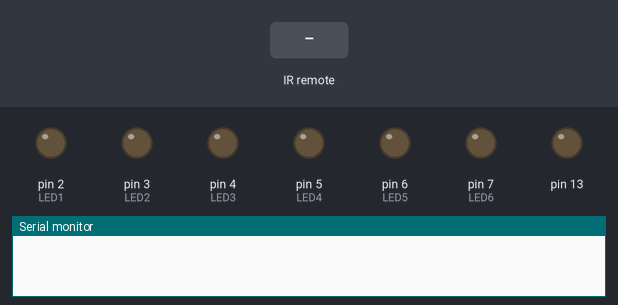
This sketch was run on a simulated Arduino Uno, built with avr-gcc and run on an emulated ATmega328P. On the bench: output pins drawn as LEDs (lit = HIGH), the last lines printed to the serial monitor. The inputs (shaded band) are chosen by the test bench.

Above: at 1.2 s.
1.3 s: infrared code 0x00FF6897 received
At 2.5 s:
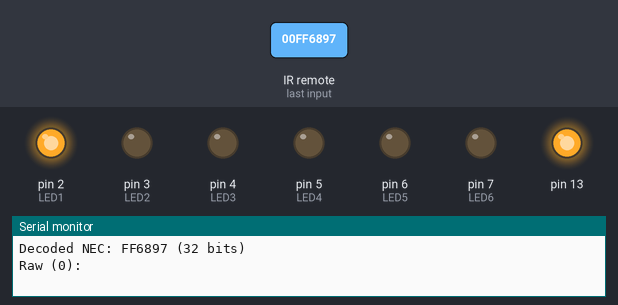
2.8 s: infrared code 0x00FF18E7 received
At 3.6 s:
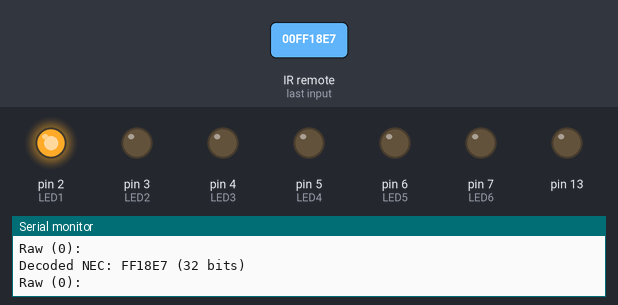
4.3 s: infrared code 0x00FF30CF received
At 4.8 s:
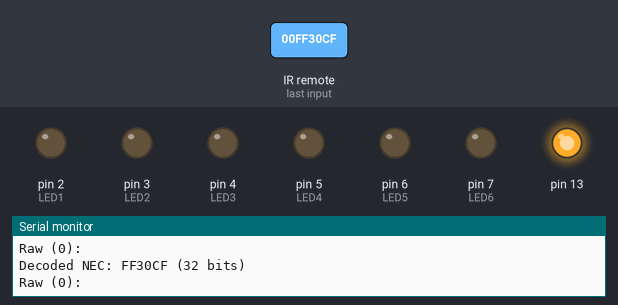
5.8 s: infrared code 0x00FFB04F received
At 7.0 s:
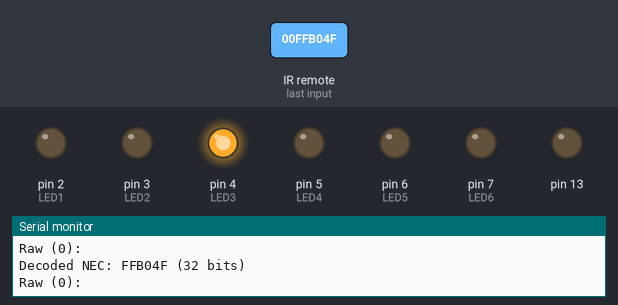
7.3 s: infrared code 0x00FF10EF received
At 8.3 s:
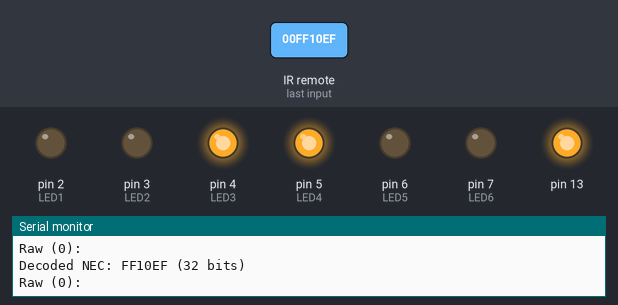
8.8 s: infrared code 0x00FF7A85 received
At 9.4 s:
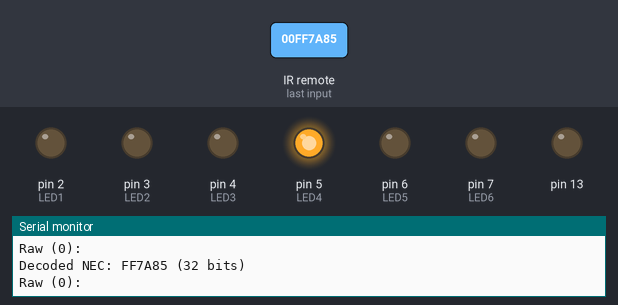
Timing chart, 0 to 11.3 s (numbered marks = the images above; inputs shaded):
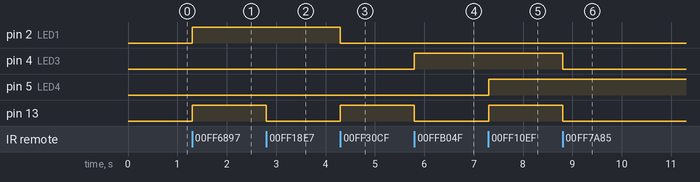

The sketch:

code19.ino
```cpp
#include <IRremote.h>//Include infrared Library
int RECV_PIN = 11;//declare port
int LED1 = 2;
int LED2 = 3;
int LED3 = 4;
int LED4 = 5;
int LED5 = 6;
int LED6 = 7;
long on1  = 0x00FF6897;//Code example, matching the corresponding sending data
long off1 = 0x00ff30CF;
long on2 = 0x00FF9867;
long off2 = 0x00FF18E7;
long on3 = 0x00FFB04F;
long off3 = 0x00FF7A85;
long on4 = 0x00FF10EF;
long off4 = 0x00FF42BD;
long on5 = 0x00FF38C7;
long off5 = 0x00FF4AB5;
long on6 = 0x00FF5AA5;
long off6 = 0x00FF52AD;
IRrecv irrecv(RECV_PIN);
decode_results results;//declare structural
// Dumps out the decode_results structure.
// Call this after IRrecv::decode()
// void * to work around compiler issue
//void dump(void *v) {
//  decode_results *results = (decode_results *)v
void dump(decode_results *results)
{
	int count = results->rawlen;
	if (results->decode_type == UNKNOWN)
	{
		Serial.println("Could not decode message");
	}
	else
	{
		if (results->decode_type == NEC)
		{
			Serial.print("Decoded NEC: ");
		}
		else if (results->decode_type == SONY)
				{
					Serial.print("Decoded SONY: ");
				}
				else if (results->decode_type == RC5)
						{
							Serial.print("Decoded RC5: ");
						}
						else if (results->decode_type == RC6)
								{
									Serial.print("Decoded RC6: ");
								}
		Serial.print(results->value, HEX);
		Serial.print(" (");
		Serial.print(results->bits, DEC);
		Serial.println(" bits)");
	}
		Serial.print("Raw (");
		Serial.print(count, DEC);
		Serial.print("): ");

	  	for (int i = 0; i < count; i++)
	     {
			if ((i % 2) == 1)
			{
				Serial.print(results->rawbuf[i]*USECPERTICK, DEC);
			}
			else
			{
				Serial.print(-(int)results->rawbuf[i]*USECPERTICK, DEC);
			}
			Serial.print(" ");
		}
		Serial.println("");
}

void setup()
{
	pinMode(RECV_PIN, INPUT);
	pinMode(LED1, OUTPUT);
	pinMode(LED2, OUTPUT);
	pinMode(LED3, OUTPUT);
	pinMode(LED4, OUTPUT);
	pinMode(LED5, OUTPUT);
	pinMode(LED6, OUTPUT);
	pinMode(13, OUTPUT);
	Serial.begin(9600);	//baud rate 9600
	irrecv.enableIRIn(); // Start the receiver
}

int on = 0;
unsigned long last = millis();

void loop()
{
  if (irrecv.decode(&results)) //Call library function: decode
   {
    // If it's been at least 1/4 second since the last
    // IR received, toggle the relay
    if (millis() - last > 250)
      {
       on = !on;
       digitalWrite(13, on ? HIGH : LOW);
       dump(&results);
      }
    if (results.value == on1 )
       digitalWrite(LED1, HIGH);
    if (results.value == off1 )
       digitalWrite(LED1, LOW);
    if (results.value == on2 )
       digitalWrite(LED2, HIGH);
    if (results.value == off2 )
       digitalWrite(LED2, LOW);
    if (results.value == on3 )
       digitalWrite(LED3, HIGH);
    if (results.value == off3 )
       digitalWrite(LED3, LOW);
    if (results.value == on4 )
       digitalWrite(LED4, HIGH);
    if (results.value == off4 )
       digitalWrite(LED4, LOW);
    if (results.value == on5 )
       digitalWrite(LED5, HIGH);
    if (results.value == off5 )
       digitalWrite(LED5, LOW);
    if (results.value == on6 )
       digitalWrite(LED6, HIGH);
    if (results.value == off6 )
       digitalWrite(LED6, LOW);
    last = millis();
    irrecv.resume(); // Receive the next value
  }
}
```

Measured:
- after the input at 1.3 s, pin 2 (LED1), pin 13: LOW → HIGH at once
- after the input at 2.8 s, pin 13: HIGH → LOW at once
- after the input at 4.3 s, pin 2 (LED1): HIGH → LOW at once; pin 13: LOW → HIGH at once
- after the input at 5.8 s, pin 4 (LED3): LOW → HIGH at once; pin 13: HIGH → LOW at once
- after the input at 7.3 s, pin 5 (LED4), pin 13: LOW → HIGH at once
- after the input at 8.8 s, pin 4 (LED3), pin 13: HIGH → LOW at once
